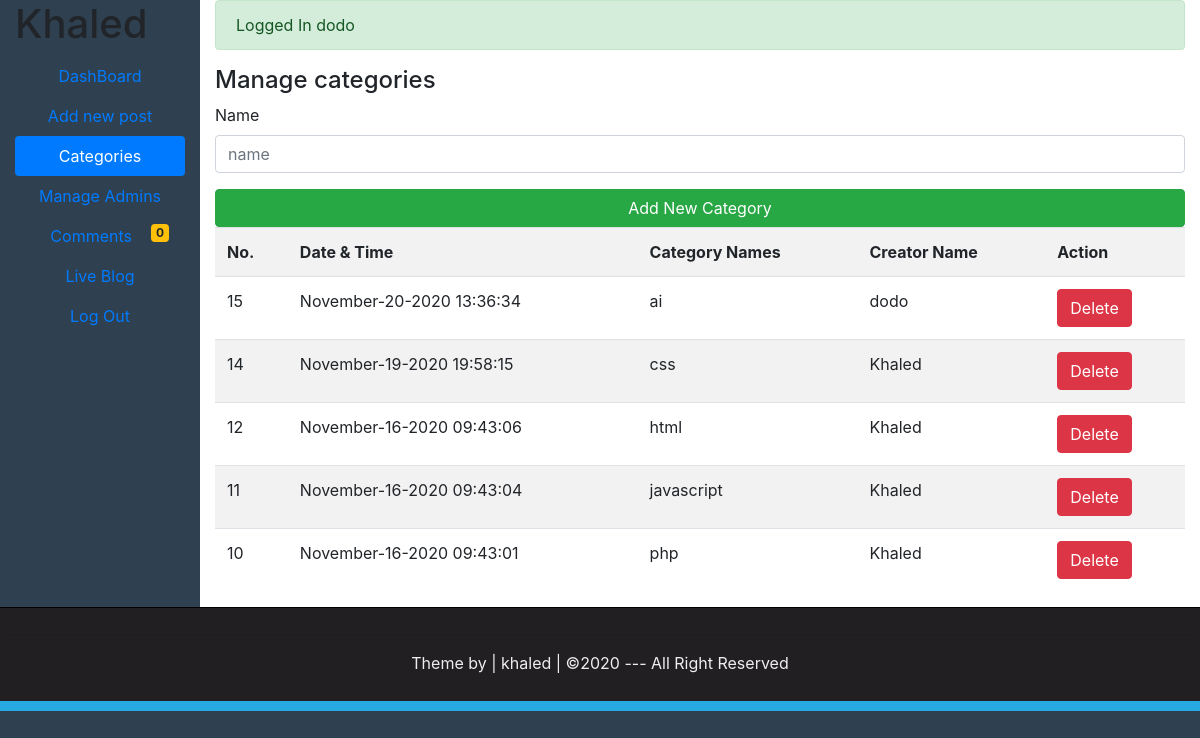
Screenshot of /categories.php (signed in) with the database file from the repository.
### tables this page shows
CREATE TABLE `category` (
  `id` int(11) NOT NULL,
  `datetime` varchar(255) NOT NULL,
  `name` varchar(255) NOT NULL,
  `creatorname` varchar(255) NOT NULL
);

### categories.php (the view, shortened to what this page needs)
<?php require("include/Sessions.php"); ?>
<?php require("include/functions.php"); ?>
<!DOCTYPE html>
<html lang="en">
<head>
    <link rel="stylesheet" href="https://stackpath.bootstrapcdn.com/bootstrap/4.3.1/css/bootstrap.min.css">
    <link rel="stylesheet" href="css/admin.css">
</head>
<body>
<div class="container-fluid">
<div class="row">
<div class="col-sm-2">
<h1>Khaled</h1>
<ul id="side_menu" class="nav flex-column nav-pills nav-fill ">
<li class=" nav-item " > <a  class = "nav-link " href="dashboard.php">DashBoard</a></li>
<li class=" nav-item">  <a class = "nav-link" href="addnewpost.php">Add new post</a></li>
<li class=" nav-item"> <a class = "nav-link active" href="categories.php">Categories</a></li>
<li class=" nav-item"> <a class = "nav-link" href="admins.php">Manage Admins</a></li>
<li class=" nav-item"> <a class = "nav-link" href="Comments.php">Comments
<?php
 $queryall = "SELECT COUNT(*) FROM comments WHERE status ='OFF' ";
$Executeall = mysqli_query($connection,$queryall);
$row = mysqli_fetch_array($Executeall);
$total=array_shift($row);
?>
 <span class="float-right badge badge-warning">
<?php
 echo $total;
 ?>
</a></li><li class=" nav-item"> <a class = "nav-link" href="#">Live Blog</a></li>
<li class=" nav-item"> <a class = "nav-link" href="#">Log Out</a></li>
</ul>
</div>
<div class="col-sm-10">
<div><?php echo Message();
echo SuccessMessage ()
?></div>
    <h4>Manage categories</h4>
    <div>
        <form action="categories.php" method="post">
        <div class="form-group">
            <label for="categoryname">Name</label>
            <input class="form-control" type="text" name="Category" placeholder="name" id="categoryname">
        </div>
        <input class="btn btn-success btn-block" type="Submit" name="Submit" value="Add New Category">
        </form>
<div>
<table class="table table-striped table-hover">
<tr>
<th>No.</th>
<th>Date & Time</th>
<th>Category Names</th>
<th>Creator Name</th>
<th>Action</th>
</tr>
<?php
$ViewQuery= "SELECT * FROM category ORDER BY datetime desc";
$Execute = mysqli_query($connection,$ViewQuery);
while ($Rows=mysqli_fetch_assoc($Execute)){
    $Id= $Rows["id"];
    $DateTime= $Rows["datetime"];
    $CategoryName= $Rows["name"];
    $CreatorName= $Rows["creatorname"];
?>
<tr>
<td><?php echo $Id; ?></td>
<td><?php echo $DateTime; ?></td>
<td><?php echo $CategoryName; ?></td>
<td><?php echo $CreatorName; ?></td>
<td><a href="deletecategory.php?id=<?php echo $Id ?>"><span class="btn btn-danger">Delete</span>
</a></td>
</tr>
<?php } ?>
</table>
</div>
    </div>
</div>
</div>
</div>
<div id="footer">
    <hr><p>Theme by | khaled | &copy;2020 --- All Right Reserved</p>
</div>
<div style="height:10px;background:#27aae1;"></div>
</body>
</html>

### css/admin.css (style rules this page uses)
body { background-color: #2f4050; }
.col-sm-10 { background-color: #ffffff; }
#side_menu { color: #9fb1c2; }
#footer { padding: 10px; border-top: 1px solid black; color: #eeeeee; background-color: #211f22; text-align: center; }

### rows the page displays
category: id "15", datetime "November-20-2020 13:36:34", name "ai", creatorname "dodo"
category: id "14", datetime "November-19-2020 19:58:15", name "css", creatorname "Khaled"
category: id "12", datetime "November-16-2020 09:43:06", name "html", creatorname "Khaled"
category: id "11", datetime "November-16-2020 09:43:04", name "javascript", creatorname "Khaled"
category: id "10", datetime "November-16-2020 09:43:01", name "php", creatorname "Khaled"

### other values shown
$total "0"
SuccessMessage () "Logged In dodo"
